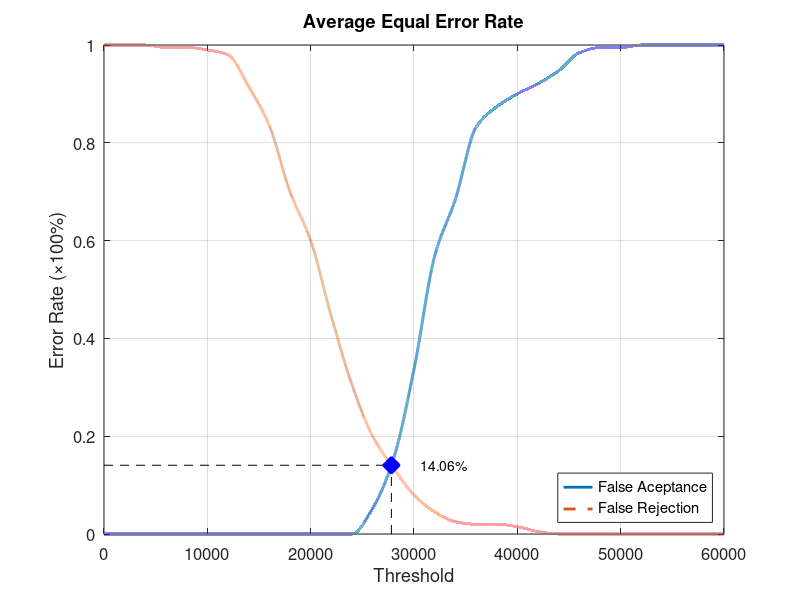
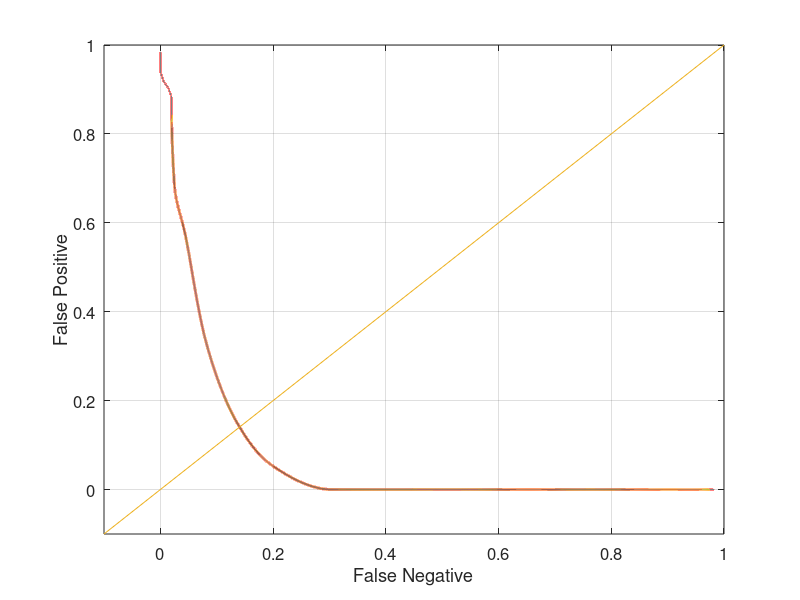

MATLAB code to generate these figures, in order:
function yEER = Database2_2
close all;
clear;
clc;
x = 0:2000:60000;
xq = 0:0.5:60000;

y0 = [0 0 0 0 0 0 0 0 0 0 0 0 0 0.0526316 0.152632 0.336842 0.568421 0.684211 0.831579 0.873684 0.9 0.921053 0.947368 0.984211 0.994737 0.994737 1 1 1 1 1];
yy0 = interp1(x, y0, xq, 'pchip');
y1 = [1 1 1 0.995 0.995 0.99 0.98 0.915 0.835 0.7 0.6 0.445 0.305 0.2 0.135 0.08 0.045 0.025 0.02 0.02 0.015 0.005 0 0 0 0 0 0 0 0 0];
yy1 = interp1(x, y1, xq, 'pchip');

% Calculating EER: 
y2 = abs(y0 - y1);
find(y2 == min(y2))
yy2 = abs(yy0 - yy1);
xEER = find(yy2 == min(yy2));
xEERIndex = xq(xEER) % X-axis EER
yEER = yy0(xEER) % Y-axis EER

main = figure
plot(xq, yy0,'-','LineWidth', 2);	hold on
plot(xq, yy1,'--','LineWidth', 2);	hold on
plot([xEERIndex xEERIndex], [0 yEER], 'k--');	hold on
plot([0 xEERIndex], [yEER yEER], 'k--');	hold on
plot(xEERIndex, yEER, 'bx', 'LineWidth', 10);	hold on
text(xEERIndex + 10 * xEERIndex / 100, yEER, [num2str(round((10000 * yEER)) / 100) '%'])
legend('False Aceptance', 'False Rejection', 'Location', 'SouthEast')
xlabel('Threshold')
ylabel('Error Rate (\times100%)')
title('Average Equal Error Rate')
set(gca, 'FontSize', 12)
axis([0 60000 0 1])
grid on

print(main, 'Database2_2Main', '-dpng');
FNRxFPR = figure('Color', [1 1 1]);
plot(yy1, yy0, '-', yy1, yy0, 'LineWidth', 2);
hold on
y = -0.1:0.1:1
plot(y, y); 
set(gca, 'FontSize', 12)
xlabel('False Negative')
ylabel('False Positive')
axis([-0.1 1 -0.1 1])
set(gca, 'FontSize', 12)
grid on

print(FNRxFPR, 'Database2_2FNRxFPR','-dpng');
end
